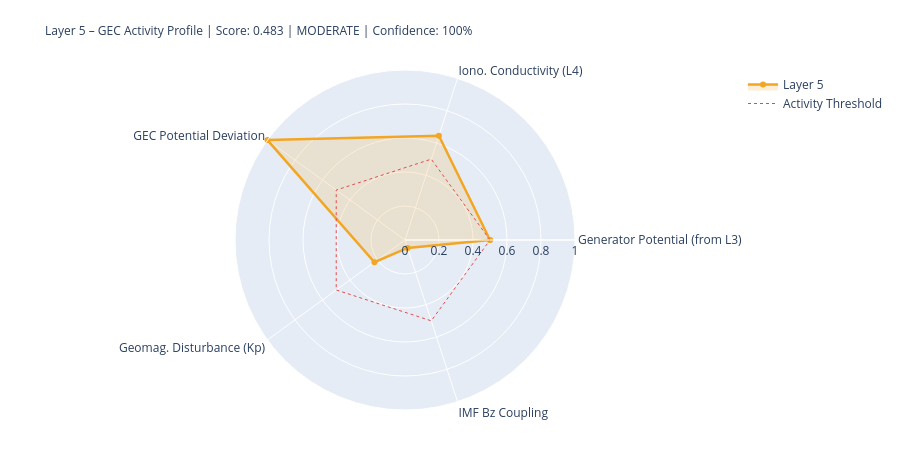

Source (notebook cell):
### Markdown cell above
---
## 5. State Assessment & Handoff to Layer 6

### Code cell
# ============================================================
# LAYER-5-SCORE
# ============================================================

# Components
# 1) Generator activity (Layer-3-driven)
gen_score = norm(generator_strength, 0.3, 2.0)
gen_src   = 'from_layer3' if l3_thunder_score is not None else 'estimated'

# 2) Ionospheric conductivity (Layer-4-driven)
iono_score = norm(iono_cond_factor, 0.7, 1.4)
iono_src   = 'from_layer4' if l4_ioniz is not None else 'estimated'

# 3) GEC potential deviation from reference
pot_score = norm(abs(delta_V_pct), 0, 30)  # 0 = at reference, 1 = 30% deviation
pot_src   = 'derived'

# 4) Geomagnetic disturbance (Kp) – modulates vertical currents
kp_score = norm(kp_val, 0, 9)
kp_src   = 'primary' if kp_now is not None else 'from_layer4'

# 5) IMF Bz coupling (southward = stronger M-I coupling → GEC influence)
bz_score = norm(-(bz_now or 0), -5, 30) if bz_now is not None else None
bz_src   = 'primary' if bz_now is not None else 'missing'

COMPONENTS = {
    'Generator Potential (from L3)':  {'score': gen_score,   'source': 'derived_from_layer3', 'dynamic': True},
    'Iono. Conductivity (L4)':      {'score': iono_score,  'source': iono_src, 'dynamic': True},
    'GEC Potential Deviation':      {'score': pot_score,   'source': pot_src,  'dynamic': True},
    'Geomag. Disturbance (Kp)':         {'score': kp_score,    'source': kp_src,   'dynamic': True},
    'IMF Bz Coupling':               {'score': bz_score,    'source': bz_src,   'dynamic': True},
}

available   = {k: v['score'] for k, v in COMPONENTS.items() if v['score'] is not None}
unavailable = [k for k, v in COMPONENTS.items() if v['score'] is None]
layer5_score = round(sum(available.values()) / len(available), 4) if available else None
confidence   = round(len(available) / len(COMPONENTS), 2)
level = ('unknown' if layer5_score is None
         else 'quiet'   if layer5_score < 0.3
         else 'moderate' if layer5_score < 0.6
         else 'active')
dominant_l5 = max(available, key=available.get) if available else 'none'

# Kp consistency: separate 1-min raw value from score value
kp_1m_raw   = kp_now          # directly from API (can be 0.0 during live measurement)
kp_for_score = kp_val          # from Layer-0 context or estimated value if needed
kp_score_src = kp_src

W = 68
print('=' * W)
print('LAYER 5 – GLOBAL ELECTRIC CIRCUIT – STATE ASSESSMENT')
print('=' * W)
for name, comp in COMPONENTS.items():
    s = comp['score']
    if s is not None:
        bar = '█' * int(s*20) + '░' * (20-int(s*20))
        print(f'  {name:<34} {bar}  {s:.3f}  [{comp["source"]}]')
    else:
        print(f'  {name:<34} {"─"*20}  n/a   [missing]')
print('-' * W)
print(f'  Score:         {layer5_score:.3f}  ({len(available)}/{len(COMPONENTS)} components)')
print(f'  Confidence:    {confidence:.0%}')
print(f'  Level:         {level.upper()}')
print(f'  Dominant:      {dominant_l5}')
print(f'  V_iono:        {V_iono_mod:.1f} kV  (Δ {delta_V_pct:+.1f}% vs. Ref)')
print(f'  I_total:       {I_total_mod:.1f} A   (Δ {delta_I_pct:+.1f}% vs. Ref)')
print('=' * W)

# Radar
cats   = list(available.keys())
vals_r = list(available.values())
if len(cats) >= 3:
    fig = go.Figure()
    fig.add_trace(go.Scatterpolar(
        r=vals_r + [vals_r[0]], theta=cats + [cats[0]],
        fill='toself', fillcolor='rgba(242,166,35,0.18)',
        line=dict(color='#F2A623', width=2.5), name='Layer 5'
    ))
    fig.add_trace(go.Scatterpolar(
        r=[0.5]*(len(cats)+1), theta=cats+[cats[0]],
        line=dict(color='#E24B4A', dash='dot', width=1),
        mode='lines', name='Activity Threshold'
    ))
    fig.update_layout(
        title=dict(
            text=f'Layer 5 – GEC Activity Profile | Score: {layer5_score:.3f} | {level.upper()} | Confidence: {confidence:.0%}',
            font=dict(size=12)
        ),
        polar=dict(radialaxis=dict(visible=True, range=[0,1])),
        height=450, showlegend=True,
        margin=dict(l=80, r=80, t=70, b=40)
    )
    fig.show()

### Figure 1 — Plotly figure (JSON) as saved in the notebook; plotly's stock layout.template omitted (floating-point values rounded to 4 significant figures)
{"data": [{"fill": "toself", "fillcolor": "rgba(242,166,35,0.18)", "line": {"color": "#F2A623", "width": 2.5}, "name": "Layer 5", "r": [0.5, 0.6454, 1.0, 0.2222, 0.0491, 0.5], "theta": ["Generator Potential (from L3)", "Iono. Conductivity (L4)", "GEC Potential Deviation", "Geomag. Disturbance (Kp)", "IMF Bz Coupling", "Generator Potential (from L3)"], "type": "scatterpolar"}, {"line": {"color": "#E24B4A", "dash": "dot", "width": 1}, "mode": "lines", "name": "Activity Threshold", "r": [0.5, 0.5, 0.5, 0.5, 0.5, 0.5], "theta": ["Generator Potential (from L3)", "Iono. Conductivity (L4)", "GEC Potential Deviation", "Geomag. Disturbance (Kp)", "IMF Bz Coupling", "Generator Potential (from L3)"], "type": "scatterpolar"}], "layout": {"height": 450, "margin": {"b": 40, "l": 80, "r": 80, "t": 70}, "polar": {"radialaxis": {"range": [0, 1], "visible": true}}, "showlegend": true, "title": {"font": {"size": 12}, "text": "Layer 5 – GEC Activity Profile | Score: 0.483 | MODERATE | Confidence: 100%"}}}
